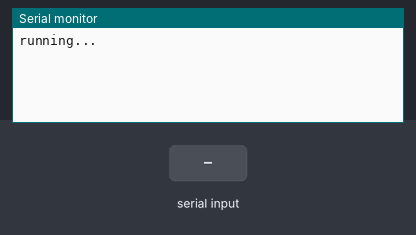
Bench run of a sketch on a simulated Arduino Uno, built with avr-gcc and run on an emulated ATmega328P. Shown: the last lines printed to the serial monitor. The inputs (shaded band) are chosen by the test bench.

Above: at 1.2 s.
1.3 s: "1\n" received over Serial
At 2.2 s:
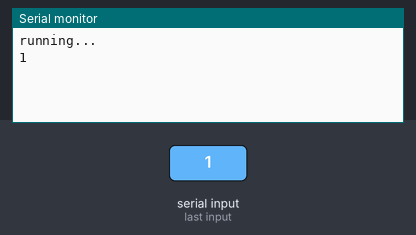
2.8 s: "0\n" received over Serial
At 3.4 s:
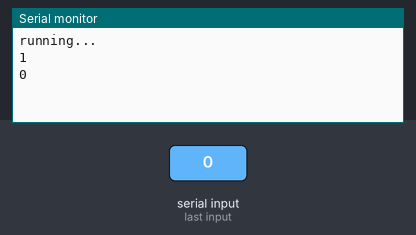

Measured:
- after the input at 1.3 s, the serial monitor: prints a new line at once (image 1)
- after the input at 2.8 s, the serial monitor: prints a new line at once (image 2)

The sketch:

rgb_array.ino
```cpp
#define REDPIN 9
#define GREENPIN 10
#define BLUEPIN 11

#define FADESPEED 10     // make this higher to slow down

 int pins[3] = {9,10,11};
 int array1[3];

 char sinput;

void setup()
{


 Serial.begin(9600);
 Serial.println("running...");
 Serial.setTimeout(1);

}

String serialInput = "";


void switchPin(int pin, byte pinnow){
  Serial.println(pinnow);
  if (pinnow == 1) {
    digitalWrite(pin, HIGH);
  }
  else {
    digitalWrite(pin, LOW);
  }
}

void loop()
{
  if( Serial.available() > 0) {
     sinput = Serial.read();
     if (sinput == '\n') {
        //Serial.println(serialInput); //prints string to serial port out
        if (serialInput.length() > 0) {
           Serial.println(serialInput);
           for (int i = 0; i < serialInput.length(); i++) {
           // String inp = String(serialInput[i]);
           // if (inp == "") Serial.print(serialInput[i]);
            array1[i] = serialInput[i];
            //switchPin(pins[i], serialInput[i]);
            }


        }
        serialInput = ""; //clears variable for new input
        Serial.flush();
      }
     else {
        serialInput += sinput; //makes the string readString
      }
     }

  }
```
